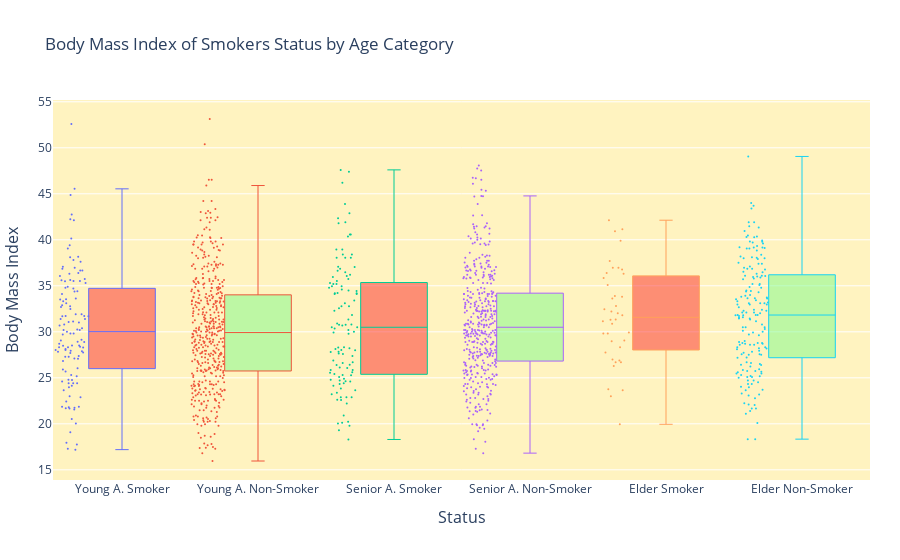

Notebook code cell kept with this figure:
### Code cell
import plotly.graph_objs as go
# smoker
ya_smoker = df["bmi"].loc[(df["age_cat"] == "Young Adult") & (df["smoker"] == "yes")].values
sa_smoker = df["bmi"].loc[(df["age_cat"] == "Senior Adult") & (df["smoker"] == "yes")].values
e_smoker = df["bmi"].loc[(df["age_cat"] == "Elder") & (df["smoker"] == "yes")].values
# Non-Smokers
ya_nonsmoker = df["bmi"].loc[(df["age_cat"] == "Young Adult") & (df["smoker"] == "no")].values
sa_nonsmoker = df["bmi"].loc[(df["age_cat"] == "Senior Adult") & (df["smoker"] == "no")].values
e_nonsmoker = df["bmi"].loc[(df["age_cat"] == "Elder") & (df["smoker"] == "no")].values
x_data = ['Young A. Smoker', 'Young A. Non-Smoker',
          'Senior A. Smoker', 'Senior A. Non-Smoker',
          'Elder Smoker', 'Elder Non-Smoker',]
y0 = ya_smoker
y1 = ya_nonsmoker
y2 = sa_smoker
y3 = sa_nonsmoker
y4 = e_smoker
y5 = e_nonsmoker
y_data = [y0,y1,y2,y3,y4,y5]
colors = ['rgba(251, 43, 43, 0.5)', 'rgba(125, 251, 137, 0.5)', 
          'rgba(251, 43, 43, 0.5)', 'rgba(125, 251, 137, 0.5)', 
          'rgba(251, 43, 43, 0.5)', 'rgba(125, 251, 137, 0.5)']

traces = []
for xd, yd, cls in zip(x_data, y_data, colors):
        traces.append(go.Box(
            y=yd,name=xd,boxpoints='all',jitter=0.5,whiskerwidth=0.2,fillcolor=cls,
            marker=dict(size=2),line=dict(width=1)))
layout = go.Layout(
    title='Body Mass Index of Smokers Status by Age Category',
    xaxis=dict(title="Status",titlefont=dict(size=16)),
    yaxis=dict(title="Body Mass Index",
        autorange=True,showgrid=True,zeroline=True,dtick=5,
        gridcolor='rgb(255, 255, 255)',
        gridwidth=1,zerolinecolor='rgb(255, 255, 255)',zerolinewidth=2,
        titlefont=dict(size=16)),margin=dict(l=40,r=30,b=80,t=100),
        paper_bgcolor='rgb(255, 255, 255)',
        plot_bgcolor='rgb(255, 243, 192)',showlegend=False)

fig = go.Figure(data=traces, layout=layout)
iplot(fig)

### Figure 1 — Plotly figure (JSON) as saved in the notebook; plotly's stock layout.template omitted (floating-point values rounded to 4 significant figures; data arrays with more than 128 entries replaced by an {"elided": "..."} marker saying what was removed)
{"data": [{"boxpoints": "all", "fillcolor": "rgba(251, 43, 43, 0.5)", "jitter": 0.5, "line": {"width": 1}, "marker": {"size": 2}, "name": "Young A. Smoker", "type": "box", "whiskerwidth": 0.2, "y": [27.9, 42.13, 35.3, 31.92, 36.3, 35.6, 36.4, 36.67, 31.68, 22.42, 23.98, 24.75, 37.62, 28.02, 27.94, 28.3, 17.77, 25.3, 28.69, 25.18, 35.53, 36.85, 36.08, 27.74, 34.8, 29.07, 36.67, 17.29, 31.92, 26.84, 36.95, 45.54, 27.7, 34.39, 31.4, 30.8, 21.7, 32.9, 28.31, 40.15, 17.95, 17.2, 33.5, 28.38, 28.5, 25.7, 34.4, 30.25, 34.1, 38.09, 30.21, 21.85, 28.31, 37.8, 33.11, 33.53, 31.13, 39.05, 21.75, 24.42, 31.73, 35.5, 29.15, 38.17, 27.1, 28.88, 24.4, 28.5, 24.8, 42.24, 35.53, 32.78, 24.13, 28.93, 24.6, 31.73, 29.7, 27.84, 22.89, 25.9, 20.52, 20.05, 22.99, 32.7, 31.02, 26.03, 21.57, 37.07, 28.02, 30.68, 52.58, 31.68, 30.4, 19.09, 33.33, 35.75, 31.4, 42.75, 32.49, 44.88, 27.36, 29.81, 28.49, 35.62, 30.02, 27.28, 24.42, 21.8, 33.63, 29.83, 27.3, 31.07, 27.06, 21.66, 39.4, 34.9, 21.85, 28.12, 30.2, 34.7, 23.66]}, {"boxpoints": "all", "fillcolor": "rgba(125, 251, 137, 0.5)", "jitter": 0.5, "line": {"width": 1}, "marker": {"size": 2}, "name": "Young A. Non-Smoker", "type": "box", "whiskerwidth": 0.2, "y": {"elided": "453 float values"}}, {"boxpoints": "all", "fillcolor": "rgba(251, 43, 43, 0.5)", "jitter": 0.5, "line": {"width": 1}, "marker": {"size": 2}, "name": "Senior A. Smoker", "type": "box", "whiskerwidth": 0.2, "y": [35.2, 28, 34.43, 22.88, 34.8, 22.89, 19.3, 31.35, 30.5, 23.37, 24.42, 26.6, 41.9, 24.64, 22.22, 34.21, 31.82, 24.32, 42.35, 19.8, 34.2, 28.12, 40.56, 25.41, 22.61, 35.97, 36.48, 27.36, 32.3, 24.89, 30.68, 20.23, 22.6, 32.77, 30, 25.1, 38.06, 23.21, 28.3, 26.07, 47.41, 25.84, 46.2, 40.56, 36.63, 25.6, 34.1, 38.95, 26.41, 28.31, 25.3, 38.06, 32.77, 43.89, 35.3, 35.75, 38.06, 38.39, 34.1, 26.4, 27.83, 27.6, 20.9, 26.12, 28.02, 30.78, 30.78, 35.53, 23.84, 33.11, 47.6, 37.05, 38.94, 20.05, 26.89, 22.89, 34.2, 42.9, 30.2, 30.8, 34.96, 24.8, 28.21, 20.13, 36.08, 23.66, 35.2, 30.5, 24.7, 30.9, 29.8, 37.07, 18.3, 36.19, 34.96, 38.39, 25.85, 36.86, 32.56, 26.7, 24.13, 25.27, 33.4, 25.55, 34.6, 34.48, 41.8, 29.93, 27.64, 30.36, 27.8, 24.61, 40.37]}, {"boxpoints": "all", "fillcolor": "rgba(125, 251, 137, 0.5)", "jitter": 0.5, "line": {"width": 1}, "marker": {"size": 2}, "name": "Senior A. Non-Smoker", "type": "box", "whiskerwidth": 0.2, "y": {"elided": "435 float values"}}, {"boxpoints": "all", "fillcolor": "rgba(251, 43, 43, 0.5)", "jitter": 0.5, "line": {"width": 1}, "marker": {"size": 2}, "name": "Elder Smoker", "type": "box", "whiskerwidth": 0.2, "y": [26.29, 39.9, 36.95, 31.16, 29.83, 31.3, 19.95, 29.92, 35.09, 37.7, 27.74, 32.2, 33.63, 36.77, 33.8, 36.38, 26.98, 33.88, 35.86, 26.7, 28.31, 42.13, 23.66, 22.99, 32.02, 31.35, 31.79, 29.81, 32.45, 28.98, 26.89, 40.92, 41.14, 32.8, 36.96, 23.76, 36.3, 30.88, 26.7, 29.07]}, {"boxpoints": "all", "fillcolor": "rgba(125, 251, 137, 0.5)", "jitter": 0.5, "line": {"width": 1}, "marker": {"size": 2}, "name": "Elder Non-Smoker", "type": "box", "whiskerwidth": 0.2, "y": {"elided": "176 float values"}}], "layout": {"margin": {"b": 80, "l": 40, "r": 30, "t": 100}, "paper_bgcolor": "rgb(255, 255, 255)", "plot_bgcolor": "rgb(255, 243, 192)", "showlegend": false, "title": {"text": "Body Mass Index of Smokers Status by Age Category"}, "xaxis": {"title": {"font": {"size": 16}, "text": "Status"}}, "yaxis": {"autorange": true, "dtick": 5, "gridcolor": "rgb(255, 255, 255)", "gridwidth": 1, "showgrid": true, "title": {"font": {"size": 16}, "text": "Body Mass Index"}, "zeroline": true, "zerolinecolor": "rgb(255, 255, 255)", "zerolinewidth": 2}}}
